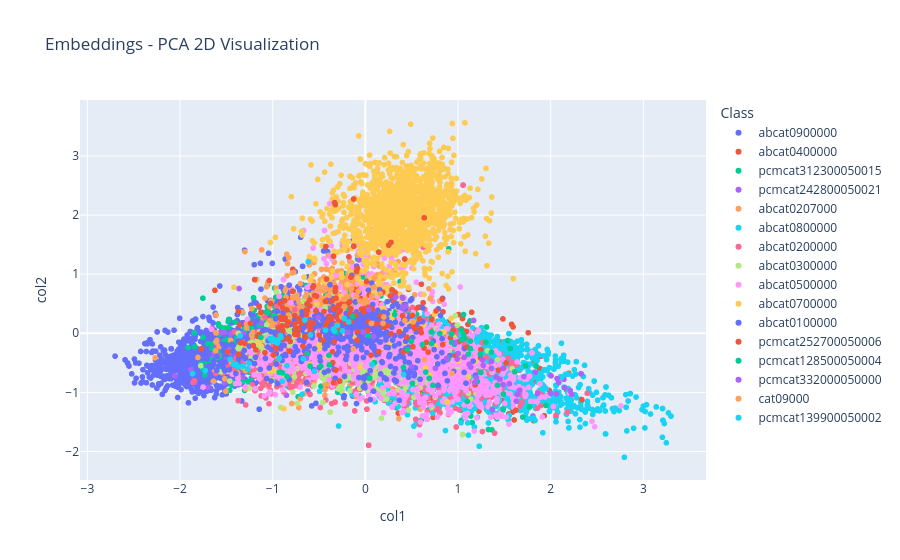

The notebook cell this image was saved under:
### Markdown cell above
#### 3.2.1. Train and Evaluate Text Model

### Code cell
# Combine text columns to form the feature set
X_train = train_df[text_columns].values
X_test = test_df[text_columns].values

# Train and evaluate models
trained_models = train_classic(X_train, X_test, y_train, y_test)

### Figure 1 — Plotly figure (JSON) as saved in the notebook; plotly's stock layout.template omitted (floating-point values rounded to 4 significant figures; data arrays with more than 128 entries replaced by an {"elided": "..."} marker saying what was removed)
{"data": [{"hovertemplate": "Class=abcat0900000<br>col1=%{x}<br>col2=%{y}<extra></extra>", "legendgroup": "abcat0900000", "marker": {"color": "#636efa", "symbol": "circle"}, "mode": "markers", "name": "abcat0900000", "showlegend": true, "type": "scattergl", "x": {"elided": "2796 float values"}, "xaxis": "x", "y": {"elided": "2796 float values"}, "yaxis": "y"}, {"hovertemplate": "Class=abcat0400000<br>col1=%{x}<br>col2=%{y}<extra></extra>", "legendgroup": "abcat0400000", "marker": {"color": "#EF553B", "symbol": "circle"}, "mode": "markers", "name": "abcat0400000", "showlegend": true, "type": "scattergl", "x": {"elided": "1049 float values"}, "xaxis": "x", "y": {"elided": "1049 float values"}, "yaxis": "y"}, {"hovertemplate": "Class=pcmcat312300050015<br>col1=%{x}<br>col2=%{y}<extra></extra>", "legendgroup": "pcmcat312300050015", "marker": {"color": "#00cc96", "symbol": "circle"}, "mode": "markers", "name": "pcmcat312300050015", "showlegend": true, "type": "scattergl", "x": {"elided": "1462 float values"}, "xaxis": "x", "y": {"elided": "1462 float values"}, "yaxis": "y"}, {"hovertemplate": "Class=pcmcat242800050021<br>col1=%{x}<br>col2=%{y}<extra></extra>", "legendgroup": "pcmcat242800050021", "marker": {"color": "#ab63fa", "symbol": "circle"}, "mode": "markers", "name": "pcmcat242800050021", "showlegend": true, "type": "scattergl", "x": {"elided": "355 float values"}, "xaxis": "x", "y": {"elided": "355 float values"}, "yaxis": "y"}, {"hovertemplate": "Class=abcat0207000<br>col1=%{x}<br>col2=%{y}<extra></extra>", "legendgroup": "abcat0207000", "marker": {"color": "#FFA15A", "symbol": "circle"}, "mode": "markers", "name": "abcat0207000", "showlegend": true, "type": "scattergl", "x": {"elided": "915 float values"}, "xaxis": "x", "y": {"elided": "915 float values"}, "yaxis": "y"}, {"hovertemplate": "Class=abcat0800000<br>col1=%{x}<br>col2=%{y}<extra></extra>", "legendgroup": "abcat0800000", "marker": {"color": "#19d3f3", "symbol": "circle"}, "mode": "markers", "name": "abcat0800000", "showlegend": true, "type": "scattergl", "x": {"elided": "1998 float values"}, "xaxis": "x", "y": {"elided": "1998 float values"}, "yaxis": "y"}, {"hovertemplate": "Class=abcat0200000<br>col1=%{x}<br>col2=%{y}<extra></extra>", "legendgroup": "abcat0200000", "marker": {"color": "#FF6692", "symbol": "circle"}, "mode": "markers", "name": "abcat0200000", "showlegend": true, "type": "scattergl", "x": {"elided": "1042 float values"}, "xaxis": "x", "y": {"elided": "1042 float values"}, "yaxis": "y"}, {"hovertemplate": "Class=abcat0300000<br>col1=%{x}<br>col2=%{y}<extra></extra>", "legendgroup": "abcat0300000", "marker": {"color": "#B6E880", "symbol": "circle"}, "mode": "markers", "name": "abcat0300000", "showlegend": true, "type": "scattergl", "x": {"elided": "810 float values"}, "xaxis": "x", "y": {"elided": "810 float values"}, "yaxis": "y"}, {"hovertemplate": "Class=abcat0500000<br>col1=%{x}<br>col2=%{y}<extra></extra>", "legendgroup": "abcat0500000", "marker": {"color": "#FF97FF", "symbol": "circle"}, "mode": "markers", "name": "abcat0500000", "showlegend": true, "type": "scattergl", "x": {"elided": "1681 float values"}, "xaxis": "x", "y": {"elided": "1681 float values"}, "yaxis": "y"}, {"hovertemplate": "Class=abcat0700000<br>col1=%{x}<br>col2=%{y}<extra></extra>", "legendgroup": "abcat0700000", "marker": {"color": "#FECB52", "symbol": "circle"}, "mode": "markers", "name": "abcat0700000", "showlegend": true, "type": "scattergl", "x": {"elided": "1692 float values"}, "xaxis": "x", "y": {"elided": "1692 float values"}, "yaxis": "y"}, {"hovertemplate": "Class=abcat0100000<br>col1=%{x}<br>col2=%{y}<extra></extra>", "legendgroup": "abcat0100000", "marker": {"color": "#636efa", "symbol": "circle"}, "mode": "markers", "name": "abcat0100000", "showlegend": true, "type": "scattergl", "x": {"elided": "578 float values"}, "xaxis": "x", "y": {"elided": "578 float values"}, "yaxis": "y"}, {"hovertemplate": "Class=pcmcat252700050006<br>col1=%{x}<br>col2=%{y}<extra></extra>", "legendgroup": "pcmcat252700050006", "marker": {"color": "#EF553B", "symbol": "circle"}, "mode": "markers", "name": "pcmcat252700050006", "showlegend": true, "type": "scattergl", "x": {"elided": "211 float values"}, "xaxis": "x", "y": {"elided": "211 float values"}, "yaxis": "y"}, {"hovertemplate": "Class=pcmcat128500050004<br>col1=%{x}<br>col2=%{y}<extra></extra>", "legendgroup": "pcmcat128500050004", "marker": {"color": "#00cc96", "symbol": "circle"}, "mode": "markers", "name": "pcmcat128500050004", "showlegend": true, "type": "scattergl", "x": [0.7286, 0.4957, 1.612, -0.3899, -0.1353, 0.4115, -0.4812, -0.5967, 1.059, 0.3168, -0.894, 1.098, 1.361, 0.9318, 1.949, 1.133, 1.129, 1.061, 1.729, 0.0981, 1.072, 0.6891, 0.8924, 1.209, -1.129, -0.9292, 1.033, 0.8036, 1.368, -0.8455, 1.247, 1.698, 1.426, 0.9616, -0.6284, 1.843, 0.6146, 0.6515, 0.4564, 1.134, 1.562, 1.24, 1.486, 0.04772, 0.5077, 0.929, 1.49, 1.072, -0.3143, 1.301, 1.772, 1.042, 0.0355, 0.7144, 1.112, 0.7106, -0.3932, 1.537], "xaxis": "x", "y": [-0.8819, -0.1354, -0.6527, -0.5359, 0.2847, -0.5777, -0.5572, -0.5552, 0.3162, 0.3168, -0.671, -1.153, -0.3213, -0.1531, -1.221, -0.2599, 0.2089, -0.02599, -0.5493, -0.4953, -0.08531, -0.761, -0.4232, -0.8166, -0.06922, -0.6611, 0.06155, -0.005701, -1.287, -0.7316, -0.6635, -1.417, -0.8802, -0.186, -0.346, -0.5562, -0.1914, -0.6564, -0.2782, -0.1319, -0.26, -0.3549, -1.289, -0.759, -0.8458, -0.01193, -1.029, -0.08531, 0.01614, -0.1509, -1.247, -0.1108, -0.04334, -0.1734, -0.3547, 0.02197, -0.3732, -0.123], "yaxis": "y"}, {"hovertemplate": "Class=pcmcat332000050000<br>col1=%{x}<br>col2=%{y}<extra></extra>", "legendgroup": "pcmcat332000050000", "marker": {"color": "#ab63fa", "symbol": "circle"}, "mode": "markers", "name": "pcmcat332000050000", "showlegend": true, "type": "scattergl", "x": [-0.02339, 0.4047, 1.666, 1.168, 2.069, 1.486, 1.137, 2.327, 2.327, 1.858, 2.327, 0.03653, 1.36, 0.4362, 1.641, -0.1924, 1.18, 0.9916, 1.411, 1.264, 1.199, 1.121, 2.211, -0.5087, -0.1924, 2.152, -0.5087, 0.499, 1.359, 0.08925, 0.03653, -0.02339, 1.001, 0.399, -0.02339, 0.399, 1.36, -0.1924, -0.1924, 0.8778, 1.63, 1.486, 1.452, -0.1924, 2.062, 0.9709, 2.004, 1.36, 0.7561, -0.5087, 1.36, 1.272, 1.452, 0.4047, 2.211, 1.452, 1.371, 0.4047, 0.3287, 0.399, 1.553, 1.485, 0.4011, 1.452, 1.452, 1.452, 2.088, 1.36, -0.5087, -0.02339, -0.6377, 1.998, 0.03653, 1.711, 1.834, 1.452, 1.36, -0.6377, 2.228, 1.066, 1.452, 0.4047], "xaxis": "x", "y": [0.01885, 0.5948, -0.9632, 0.2164, -0.7672, -0.8698, -0.572, -0.6853, -0.6853, -1.019, -0.6853, 0.4007, -0.5946, 0.4613, -1.038, 0.01546, -0.8334, -0.4367, -0.7395, -0.4491, -0.7507, -0.5258, -0.9722, 0.2615, 0.01546, -0.9222, 0.2615, -0.5657, -0.4773, -0.05683, 0.4007, 0.01885, -0.3445, 0.6089, 0.01885, 0.6089, -0.5946, 0.01546, 0.01546, -0.4269, -1.149, -0.8698, -0.778, 0.01546, -1.024, -0.1562, -0.7207, -0.5946, -0.5935, 0.2615, -0.5946, -0.5424, -0.778, 0.5948, -0.9722, -0.778, -1.294, 0.5948, 0.6096, 0.6089, -0.8553, -0.5942, 0.4219, -0.778, -0.778, -0.778, -0.8344, -0.5946, 0.2615, 0.01885, -0.4207, -1.012, 0.4007, -0.7336, -0.6576, -0.778, -0.5946, -0.4207, -1.036, -0.4078, -0.778, 0.5948], "yaxis": "y"}, {"hovertemplate": "Class=cat09000<br>col1=%{x}<br>col2=%{y}<extra></extra>", "legendgroup": "cat09000", "marker": {"color": "#FFA15A", "symbol": "circle"}, "mode": "markers", "name": "cat09000", "showlegend": true, "type": "scattergl", "x": {"elided": "132 float values"}, "xaxis": "x", "y": {"elided": "132 float values"}, "yaxis": "y"}, {"hovertemplate": "Class=pcmcat139900050002<br>col1=%{x}<br>col2=%{y}<extra></extra>", "legendgroup": "pcmcat139900050002", "marker": {"color": "#19d3f3", "symbol": "circle"}, "mode": "markers", "name": "pcmcat139900050002", "showlegend": true, "type": "scattergl", "x": [-0.9525, -1.256, -0.9138, -1.269, -1.004, -1.865, -0.2278, 0.07141, -0.8459, -0.9497, -0.1799, -0.9478, -0.6543, -0.9165, -1.006, -0.593, -0.5515, -0.3364, -1.727, -1.424, -0.9285, -1.007, -0.9519, -0.67, -0.9679, -1.462, -1.372, -0.9138, -1.391, -1.03, -0.6177, -1.321, -0.9145, -0.3064, -0.9138, -0.4301, -0.3477, -0.9519, -0.9478, -1.35, -0.2474, -0.8965, 0.4123, -0.9728], "xaxis": "x", "y": [-0.1281, -0.5054, -0.07338, -0.6041, -0.08909, -0.6871, 0.2514, -0.529, -0.5494, -0.1153, 0.1914, -0.1481, 0.2229, -0.03972, -0.1249, -0.02894, -0.64, 0.03781, -0.6312, -0.5294, -0.4272, -0.1033, -0.1649, -0.4339, -0.1472, -0.44, -0.5674, -0.07338, -0.5317, -0.09055, 1.207, -0.5542, -0.07078, 0.1271, -0.07338, 0.05107, 0.06581, -0.1649, -0.1481, -0.04216, 0.04179, -0.8128, -0.6959, -0.1154], "yaxis": "y"}], "layout": {"legend": {"title": {"text": "Class"}, "tracegroupgap": 0}, "title": {"text": "Embeddings - PCA 2D Visualization"}, "xaxis": {"anchor": "y", "domain": [0, 1], "title": {"text": "col1"}}, "yaxis": {"anchor": "x", "domain": [0, 1], "title": {"text": "col2"}}}}
